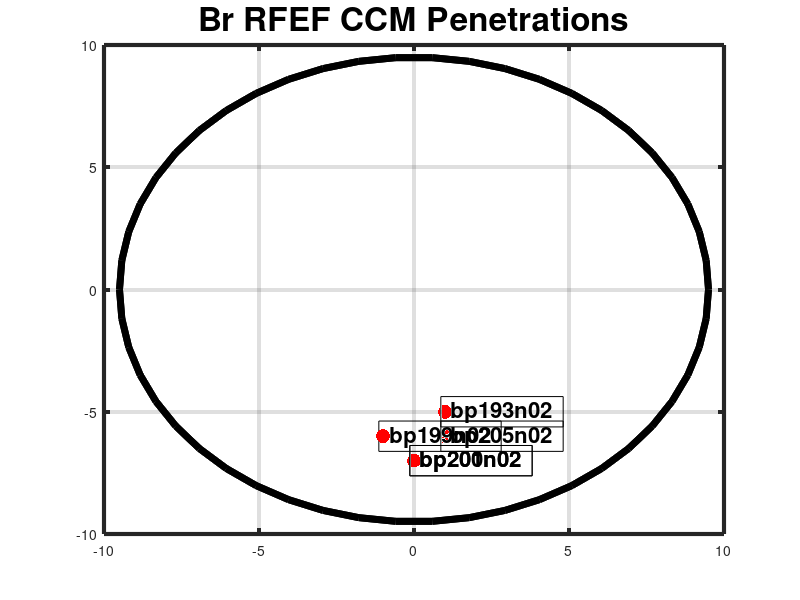

Here is the MATLAB script that generated this plot: (Note: this script raises an error after producing the figure.)
% SESSION COORDINATES FOR BROCA CCM RIGHT FEF

% setup variables
dot_size = 100;
hold on;


%
% bp193n02
%

% variables
bp193n02depth = -3500;
bp193n02AP = -5;
bp193n02ML = 1;

% session depth + coordinates
bp193n02top = [bp193n02ML, bp193n02AP, 0];
bp193n02bottom = [bp193n02ML, bp193n02AP, bp193n02depth];
bp193n02 = [bp193n02top;bp193n02bottom];
plot3(bp193n02(:,1),bp193n02(:,2),bp193n02(:,3),'k', 'LineWidth', 2)

% label top point with session id
text(bp193n02ML, bp193n02AP, 0, ' bp193n02 ', 'FontSize', 16, 'FontWeight', 'bold', 'EdgeColor', 'k')


bp193n02ch01 = scatter3(bp193n02ML, bp193n02AP, bp193n02depth +    0, dot_size, 'r', 'filled');

%
% bp199n02
%

bp199n02depth = -2300;
bp199n02AP = -6;
bp199n02ML = -1;

% session depth + coordinates
bp199n02top = [bp199n02ML, bp199n02AP, 0];
bp199n02bottom = [bp199n02ML, bp199n02AP, bp199n02depth];
bp199n02 = [bp199n02top;bp199n02bottom];
plot3(bp199n02(:,1),bp199n02(:,2),bp199n02(:,3),'k', 'LineWidth', 2)

% label top point with session id
text(bp199n02ML, bp199n02AP, 0, ' bp199n02 ', 'FontSize', 16, 'FontWeight', 'bold', 'EdgeColor', 'k')

bp199n02ch24 = scatter3(bp199n02ML, bp199n02AP, bp199n02depth + 2300, dot_size, 'r', 'filled');
bp199n02ch23 = scatter3(bp199n02ML, bp199n02AP, bp199n02depth + 2200, dot_size, 'r', 'filled');
bp199n02ch22 = scatter3(bp199n02ML, bp199n02AP, bp199n02depth + 2100, dot_size, 'r', 'filled');
bp199n02ch21 = scatter3(bp199n02ML, bp199n02AP, bp199n02depth + 2000, dot_size, 'r', 'filled');
bp199n02ch20 = scatter3(bp199n02ML, bp199n02AP, bp199n02depth + 1900, dot_size, 'r', 'filled');
bp199n02ch19 = scatter3(bp199n02ML, bp199n02AP, bp199n02depth + 1800, dot_size, 'r', 'filled');
bp199n02ch18 = scatter3(bp199n02ML, bp199n02AP, bp199n02depth + 1700, dot_size, 'r', 'filled');
bp199n02ch17 = scatter3(bp199n02ML, bp199n02AP, bp199n02depth + 1600, dot_size, 'r', 'filled');
bp199n02ch16 = scatter3(bp199n02ML, bp199n02AP, bp199n02depth + 1500, dot_size, 'r', 'filled');
bp199n02ch15 = scatter3(bp199n02ML, bp199n02AP, bp199n02depth + 1400, dot_size, 'r', 'filled');
bp199n02ch14 = scatter3(bp199n02ML, bp199n02AP, bp199n02depth + 1300, dot_size, 'r', 'filled');
bp199n02ch13 = scatter3(bp199n02ML, bp199n02AP, bp199n02depth + 1200, dot_size, 'r', 'filled');
bp199n02ch12 = scatter3(bp199n02ML, bp199n02AP, bp199n02depth + 1100, dot_size, 'r', 'filled');
bp199n02ch11 = scatter3(bp199n02ML, bp199n02AP, bp199n02depth + 1000, dot_size, 'r', 'filled');
bp199n02ch10 = scatter3(bp199n02ML, bp199n02AP, bp199n02depth +  900, dot_size, 'r', 'filled');
bp199n02ch09 = scatter3(bp199n02ML, bp199n02AP, bp199n02depth +  800, dot_size, 'r', 'filled');
bp199n02ch08 = scatter3(bp199n02ML, bp199n02AP, bp199n02depth +  700, dot_size, 'r', 'filled');
bp199n02ch07 = scatter3(bp199n02ML, bp199n02AP, bp199n02depth +  600, dot_size, 'r', 'filled');
bp199n02ch06 = scatter3(bp199n02ML, bp199n02AP, bp199n02depth +  500, dot_size, 'r', 'filled');
bp199n02ch05 = scatter3(bp199n02ML, bp199n02AP, bp199n02depth +  400, dot_size, 'r', 'filled');
bp199n02ch04 = scatter3(bp199n02ML, bp199n02AP, bp199n02depth +  300, dot_size, 'r', 'filled');
bp199n02ch03 = scatter3(bp199n02ML, bp199n02AP, bp199n02depth +  200, dot_size, 'r', 'filled');
bp199n02ch02 = scatter3(bp199n02ML, bp199n02AP, bp199n02depth +  100, dot_size, 'r', 'filled');
bp199n02ch01 = scatter3(bp199n02ML, bp199n02AP, bp199n02depth +    0, dot_size, 'r', 'filled');


%
% bp200n02
%

bp200n02depth = -3300;
bp200n02AP = -7;
bp200n02ML = -0;

% session depth + coordinates
bp200n02top = [bp200n02ML, bp200n02AP, 0];
bp200n02bottom = [bp200n02ML, bp200n02AP, bp200n02depth];
bp200n02 = [bp200n02top;bp200n02bottom];
plot3(bp200n02(:,1),bp200n02(:,2),bp200n02(:,3),'k', 'LineWidth', 2)

% label top point with session id
text(bp200n02ML, bp200n02AP, 0, ' bp200n02 ', 'FontSize', 16, 'FontWeight', 'bold', 'EdgeColor', 'k')

bp200n02ch24 = scatter3(bp200n02ML, bp200n02AP, bp200n02depth + 2300, dot_size, 'r', 'filled');
bp200n02ch23 = scatter3(bp200n02ML, bp200n02AP, bp200n02depth + 2200, dot_size, 'r', 'filled');
bp200n02ch22 = scatter3(bp200n02ML, bp200n02AP, bp200n02depth + 2100, dot_size, 'r', 'filled');
bp200n02ch21 = scatter3(bp200n02ML, bp200n02AP, bp200n02depth + 2000, dot_size, 'r', 'filled');
bp200n02ch20 = scatter3(bp200n02ML, bp200n02AP, bp200n02depth + 1900, dot_size, 'r', 'filled');
bp200n02ch19 = scatter3(bp200n02ML, bp200n02AP, bp200n02depth + 1800, dot_size, 'r', 'filled');
bp200n02ch18 = scatter3(bp200n02ML, bp200n02AP, bp200n02depth + 1700, dot_size, 'r', 'filled');
bp200n02ch17 = scatter3(bp200n02ML, bp200n02AP, bp200n02depth + 1600, dot_size, 'r', 'filled');
bp200n02ch16 = scatter3(bp200n02ML, bp200n02AP, bp200n02depth + 1500, dot_size, 'r', 'filled');
bp200n02ch15 = scatter3(bp200n02ML, bp200n02AP, bp200n02depth + 1400, dot_size, 'r', 'filled');
bp200n02ch14 = scatter3(bp200n02ML, bp200n02AP, bp200n02depth + 1300, dot_size, 'r', 'filled');
bp200n02ch13 = scatter3(bp200n02ML, bp200n02AP, bp200n02depth + 1200, dot_size, 'r', 'filled');
bp200n02ch12 = scatter3(bp200n02ML, bp200n02AP, bp200n02depth + 1100, dot_size, 'r', 'filled');
bp200n02ch11 = scatter3(bp200n02ML, bp200n02AP, bp200n02depth + 1000, dot_size, 'r', 'filled');
bp200n02ch10 = scatter3(bp200n02ML, bp200n02AP, bp200n02depth +  900, dot_size, 'r', 'filled');
bp200n02ch09 = scatter3(bp200n02ML, bp200n02AP, bp200n02depth +  800, dot_size, 'r', 'filled');
bp200n02ch08 = scatter3(bp200n02ML, bp200n02AP, bp200n02depth +  700, dot_size, 'r', 'filled');
bp200n02ch07 = scatter3(bp200n02ML, bp200n02AP, bp200n02depth +  600, dot_size, 'r', 'filled');
bp200n02ch06 = scatter3(bp200n02ML, bp200n02AP, bp200n02depth +  500, dot_size, 'r', 'filled');
bp200n02ch05 = scatter3(bp200n02ML, bp200n02AP, bp200n02depth +  400, dot_size, 'r', 'filled');
bp200n02ch04 = scatter3(bp200n02ML, bp200n02AP, bp200n02depth +  300, dot_size, 'r', 'filled');
bp200n02ch03 = scatter3(bp200n02ML, bp200n02AP, bp200n02depth +  200, dot_size, 'r', 'filled');
bp200n02ch02 = scatter3(bp200n02ML, bp200n02AP, bp200n02depth +  100, dot_size, 'r', 'filled');
bp200n02ch01 = scatter3(bp200n02ML, bp200n02AP, bp200n02depth +    0, dot_size, 'r', 'filled');


%
% bp201n02
%

% variables
bp201n02depth = -4000;
bp201n02AP = -7;
bp201n02ML = -0;

% session depth + coordinates
bp201n02top = [bp201n02ML, bp201n02AP, 0];
bp201n02bottom = [bp201n02ML, bp201n02AP, bp201n02depth];
bp201n02 = [bp201n02top;bp201n02bottom];
plot3(bp201n02(:,1),bp201n02(:,2),bp201n02(:,3),'k', 'LineWidth', 2)

% label top point with session id
text(bp201n02ML, bp201n02AP, 0, ' bp201n02 ', 'FontSize', 16, 'FontWeight', 'bold', 'EdgeColor', 'k')

bp201n02ch24 = scatter3(bp201n02ML, bp201n02AP, bp201n02depth + 3450, dot_size, 'r', 'filled');
bp201n02ch23 = scatter3(bp201n02ML, bp201n02AP, bp201n02depth + 3300, dot_size, 'r', 'filled');
bp201n02ch22 = scatter3(bp201n02ML, bp201n02AP, bp201n02depth + 3150, dot_size, 'r', 'filled');
bp201n02ch21 = scatter3(bp201n02ML, bp201n02AP, bp201n02depth + 3000, dot_size, 'r', 'filled');
bp201n02ch20 = scatter3(bp201n02ML, bp201n02AP, bp201n02depth + 2850, dot_size, 'r', 'filled');
bp201n02ch19 = scatter3(bp201n02ML, bp201n02AP, bp201n02depth + 2700, dot_size, 'r', 'filled');
bp201n02ch18 = scatter3(bp201n02ML, bp201n02AP, bp201n02depth + 2550, dot_size, 'r', 'filled');
bp201n02ch17 = scatter3(bp201n02ML, bp201n02AP, bp201n02depth + 2400, dot_size, 'r', 'filled');
bp201n02ch16 = scatter3(bp201n02ML, bp201n02AP, bp201n02depth + 2250, dot_size, 'r', 'filled');
bp201n02ch15 = scatter3(bp201n02ML, bp201n02AP, bp201n02depth + 2100, dot_size, 'r', 'filled');
bp201n02ch14 = scatter3(bp201n02ML, bp201n02AP, bp201n02depth + 1950, dot_size, 'r', 'filled');
bp201n02ch13 = scatter3(bp201n02ML, bp201n02AP, bp201n02depth + 1800, dot_size, 'r', 'filled');
bp201n02ch12 = scatter3(bp201n02ML, bp201n02AP, bp201n02depth + 1650, dot_size, 'r', 'filled');
bp201n02ch11 = scatter3(bp201n02ML, bp201n02AP, bp201n02depth + 1500, dot_size, 'r', 'filled');
bp201n02ch10 = scatter3(bp201n02ML, bp201n02AP, bp201n02depth + 1350, dot_size, 'r', 'filled');
bp201n02ch09 = scatter3(bp201n02ML, bp201n02AP, bp201n02depth + 1200, dot_size, 'r', 'filled');
bp201n02ch08 = scatter3(bp201n02ML, bp201n02AP, bp201n02depth + 1050, dot_size, 'r', 'filled');
bp201n02ch07 = scatter3(bp201n02ML, bp201n02AP, bp201n02depth +  900, dot_size, 'r', 'filled');
bp201n02ch06 = scatter3(bp201n02ML, bp201n02AP, bp201n02depth +  750, dot_size, 'r', 'filled');
bp201n02ch05 = scatter3(bp201n02ML, bp201n02AP, bp201n02depth +  600, dot_size, 'r', 'filled');
bp201n02ch04 = scatter3(bp201n02ML, bp201n02AP, bp201n02depth +  450, dot_size, 'r', 'filled');
bp201n02ch03 = scatter3(bp201n02ML, bp201n02AP, bp201n02depth +  300, dot_size, 'r', 'filled');
bp201n02ch02 = scatter3(bp201n02ML, bp201n02AP, bp201n02depth +  150, dot_size, 'r', 'filled');
bp201n02ch01 = scatter3(bp201n02ML, bp201n02AP, bp201n02depth +    0, dot_size, 'r', 'filled');


%
% bp205n02
%

% variables
bp205n02depth = -8000;
bp205n02AP = -6;
bp205n02ML = 1;

% session depth + coordinates
bp205n02top = [bp205n02ML, bp205n02AP, 0];
bp205n02bottom = [bp205n02ML, bp205n02AP, bp205n02depth];
bp205n02 = [bp205n02top;bp205n02bottom];
plot3(bp205n02(:,1),bp205n02(:,2),bp205n02(:,3),'k')

% label top point with session id
text(bp205n02ML, bp205n02AP, 0, ' bp205n02 ', 'FontSize', 16, 'FontWeight', 'bold', 'EdgeColor', 'k')


bp205n02ch08 = scatter3(bp205n02ML, bp205n02AP, bp205n02depth + 1400, dot_size, 'r', 'filled');
bp205n02ch07 = scatter3(bp205n02ML, bp205n02AP, bp205n02depth + 1200, dot_size, 'r', 'filled');
bp205n02ch06 = scatter3(bp205n02ML, bp205n02AP, bp205n02depth + 1000, dot_size, 'r', 'filled');
bp205n02ch05 = scatter3(bp205n02ML, bp205n02AP, bp205n02depth +  800, dot_size, 'r', 'filled');
bp205n02ch04 = scatter3(bp205n02ML, bp205n02AP, bp205n02depth +  600, dot_size, 'r', 'filled');
bp205n02ch03 = scatter3(bp205n02ML, bp205n02AP, bp205n02depth +  400, dot_size, 'r', 'filled');
bp205n02ch02 = scatter3(bp205n02ML, bp205n02AP, bp205n02depth +  200, dot_size, 'r', 'filled');
bp205n02ch01 = scatter3(bp205n02ML, bp205n02AP, bp205n02depth +    0, dot_size, 'r', 'filled');




% plot chamber cylinder
[x1,y1,z1]=cylinder(9.5,50);
[x2,y2,z2]=cylinder(9.5,50);

z1=z1 + 0;
z2= z2 - 10000;
s1=surf(x1,y1,z1, 'LineWidth', 5);
s2=surf(x2,y2,z2, 'LineWidth', 5);


% plot transparent planes to show depths

% x1 = -10;
% x2 = 10;
% x3 = 10;
% x4 = -10;
% 
% y1 = 10;
% y2 = 10;
% y3 = 10;
% y4 = 10;
% 
% z1 = 1000;
% z2 = 1000;
% z3 = -10000;
% z4 = -10000;
% 
% 
% p1 = patch( [x1 x2 x3 x4 x1], [y1 y2 y3 y4 y1], [z1 z2 z3 z4 z1], 'k' );
%         set(p1,'FaceAlpha',0.1);











% setup plot dimensions/variables
grid on;
set(gca,'LineWidth',3)
box on;
axis([-10, 10, -10, 10, -10000, 1000])
title('Br RFEF CCM Penetrations', 'fontsize', 24);

ax = gca; % current axes
ax.FontSize = 16;
ax.XTick = -10:1:10;
ax.YTick = -10:1:10;
ax.ZTick = -10000:500:1000;

xlabel('Medial - Lateral (mm)', 'fontsize', 24);
xticklabels = {'M10', 'M9', 'M8', 'M7', 'M6', 'M5', 'M4', 'M3',...
    'M2', 'M1', 'ML0', 'L1', 'L2', 'L3', 'L4', 'L5',...
    'L6', 'L7', 'L8', 'L9', 'L10'};
set(gca, 'XTick', xticks, 'XTickLabel', xticklabels(:))

ylabel('Anterior - Posterior (mm)', 'fontsize', 24);
yticklabels = {'P10', 'P9', 'P8', 'P7', 'P6', 'P5', 'P4', 'P3',...
    'P2', 'P1', 'AP0', 'A1', 'A2', 'A3', 'A4', 'A5',...
    'A6', 'A7', 'A8', 'A9', 'A10'};
set(gca, 'YTick', yticks, 'YTickLabel', yticklabels(:))

zlabel('Penetration Depth (?m)', 'fontsize', 24);

set(gcf, 'units', 'norm', 'position', [0 0 .5 .9])

